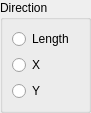
<ui version="4.0" >
 <class>EntityGUI_Dir2_QTD</class>
 <widget class="QWidget" name="EntityGUI_Dir2_QTD" >
  <property name="geometry" >
   <rect>
    <x>0</x>
    <y>0</y>
    <width>91</width>
    <height>100</height>
   </rect>
  </property>
  <property name="windowTitle" >
   <string>EntityGUI_Dir2_QTD</string>
  </property>
  <layout class="QGridLayout" >
   <property name="margin" >
    <number>0</number>
   </property>
   <property name="spacing" >
    <number>6</number>
   </property>
   <item row="0" column="0" >
    <widget class="QGroupBox" name="GroupDir2" >
     <property name="sizePolicy" >
      <sizepolicy>
       <hsizetype>7</hsizetype>
       <vsizetype>7</vsizetype>
       <horstretch>0</horstretch>
       <verstretch>0</verstretch>
      </sizepolicy>
     </property>
     <property name="title" >
      <string>Direction</string>
     </property>
     <layout class="QGridLayout" >
      <property name="margin" >
       <number>9</number>
      </property>
      <property name="spacing" >
       <number>6</number>
      </property>
      <item row="0" column="0" >
       <widget class="QRadioButton" name="RB_Dir21" >
        <property name="text" >
         <string>Length</string>
        </property>
       </widget>
      </item>
      <item row="2" column="0" >
       <widget class="QRadioButton" name="RB_Dir23" >
        <property name="text" >
         <string>Y</string>
        </property>
       </widget>
      </item>
      <item row="1" column="0" >
       <widget class="QRadioButton" name="RB_Dir22" >
        <property name="text" >
         <string>X</string>
        </property>
       </widget>
      </item>
     </layout>
    </widget>
   </item>
  </layout>
 </widget>
 <layoutdefault spacing="6" margin="11" />
 <pixmapfunction>qPixmapFromMimeSource</pixmapfunction>
 <tabstops>
  <tabstop>RB_Dir21</tabstop>
  <tabstop>RB_Dir22</tabstop>
  <tabstop>RB_Dir23</tabstop>
 </tabstops>
 <resources/>
 <connections/>
</ui>
